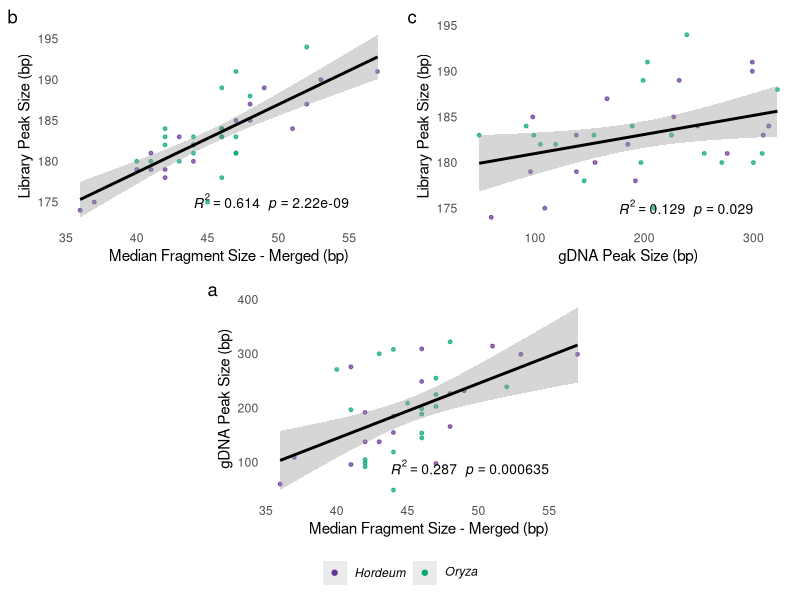
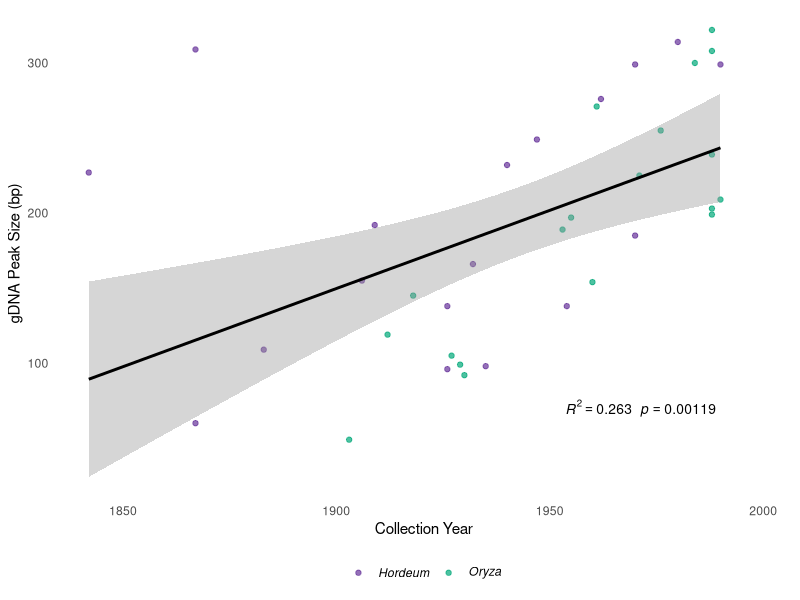
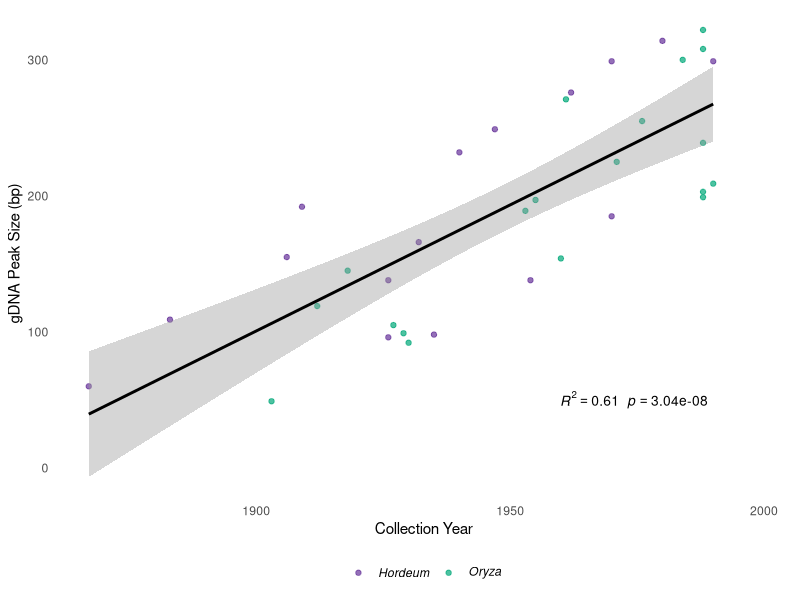

R code for these plots, in order:
#!/usr/bin/env Rscript
#------------------------------------------------------------------------------#
#            Patterns of aDNA Damage Through Time end Environments             #
#                      – lessons from herbarium specimens  -                   #
#                                                                              #
#                                   Script 03                                  #
#                                                                              #
#                      DATA ANALYSIS III - Fragment Size Subset:               #
#                                                                              #
# Uses a subset of the data, which contains information of peak sizes of gDNA  #
#            generated with capillary electrophoresis (TapeStation)            #
#------------------------------------------------------------------------------#

# Install required packages
# install.packages(c("gridExtra", "grid", "ggplot2"))

# Load required libraries
library(ggplot2)
library(grid)
library(gridExtra)

# Read data
d <- read.delim("aDNA_damage_screening_SUBSET_TAPESTATION_gDNA.txt", 
                row.names = NULL, stringsAsFactors = TRUE)

# Clean the data - convert "-" to NA and make numeric
d$gDNA_peak_size <- as.numeric(as.character(d$gDNA_peak_size))
d$Library_Peak_size <- as.numeric(as.character(d$Library_Peak_size))
d$MEDIAN_SIZE <- as.numeric(as.character(d$MEDIAN_SIZE))

# Define color palette
genus_colors <- c("Hordeum" = "#663399", "Oryza" = "#00A878")

#------------------------------------------------------------------------------#
#     1 - Regression analysis: Tapestation peaks vs merged fragment sizes      #
#------------------------------------------------------------------------------#

# Calculate correlations
# Plot 1: gDNA all samples
model1 <- lm(gDNA_peak_size ~ MEDIAN_SIZE, data = d)
r2_1 <- summary(model1)$r.squared
p_1 <- summary(model1)$coefficients[2, 4]

# Plot 2: Library all samples  
model2 <- lm(Library_Peak_size ~ MEDIAN_SIZE, data = d)
r2_2 <- summary(model2)$r.squared
p_2 <- summary(model2)$coefficients[2, 4]

# Plot 3: gDNA peak size vs Library peak size
model3 <- lm(Library_Peak_size ~ gDNA_peak_size, data = d)
r2_3 <- summary(model3)$r.squared
p_3 <- summary(model3)$coefficients[2, 4]

# Plot 1
P1_Frag_analysis <- ggplot(d, aes(x = MEDIAN_SIZE, y = gDNA_peak_size, color = Genus)) +
    geom_point(alpha = 0.7, size = 1) +
    geom_smooth(method = "lm", color = "black", se = TRUE) +
    scale_color_manual(values = genus_colors,
                       labels = c(expression(italic("Hordeum")),
                                  expression(italic("Oryza")))) +
    labs(x = "Median Fragment Size - Merged (bp)",
         y = "gDNA Peak Size (bp)",
         color = NULL) +
    theme_minimal() +
    theme(panel.grid = element_blank()) +
    annotate("text", size = 3.5, x = max(d$MEDIAN_SIZE, na.rm = TRUE) - 2, 
             y = min(d$gDNA_peak_size, na.rm = TRUE) + 40,
             label = sprintf("italic(R)^2 == %.3f~~italic(p) == %.3g", r2_1, p_1),
             parse = TRUE, hjust = 1)

# Plot 2
P2_Frag_analysis <- ggplot(d, aes(x = MEDIAN_SIZE, y = Library_Peak_size, color = Genus)) +
    geom_point(alpha = 0.7, size = 1) +
    geom_smooth(method = "lm", color = "black", se = TRUE) +
    scale_color_manual(values = genus_colors,
                       labels = c(expression(italic("Hordeum")),
                                  expression(italic("Oryza")))) +
    labs(x = "Median Fragment Size - Merged (bp)",
         y = "Library Peak Size (bp)",
         color = NULL) +
    theme_minimal() +
    theme(panel.grid = element_blank()) +
    annotate("text", size = 3.5, x = max(d$MEDIAN_SIZE, na.rm = TRUE) - 2, 
             y = 175,
             label = sprintf("italic(R)^2 == %.3f~~italic(p) == %.3g", r2_2, p_2),
             parse = TRUE, hjust = 1)

# Plot 3: gDNA peak size vs Library peak size
P3_Frag_analysis <- ggplot(d, aes(x = gDNA_peak_size, y = Library_Peak_size, color = Genus)) +
    geom_point(alpha = 0.7, size = 1) +
    geom_smooth(method = "lm", color = "black", se = TRUE) +
    scale_color_manual(values = genus_colors,
                       labels = c(expression(italic("Hordeum")),
                                  expression(italic("Oryza")))) +
    labs(x = "gDNA Peak Size (bp)",
         y = "Library Peak Size (bp)",
         color = NULL) +
    theme_minimal() +
    theme(panel.grid = element_blank()) +
    annotate("text", size = 3.5, x = 300, 
             y =175,
             label = sprintf("italic(R)^2 == %.3f~~italic(p) == %.3g", r2_3, p_3),
             parse = TRUE, hjust = 1)

# Remove legends from plots and add labels
P1_Frag_analysis <- P1_Frag_analysis + theme(legend.position = "none") + labs(tag = "a")
P2_Frag_analysis <- P2_Frag_analysis + theme(legend.position = "none") + labs(tag = "b")
P3_Frag_analysis <- P3_Frag_analysis + theme(legend.position = "none") + labs(tag = "c")

# Extract legend from one plot
legend <- ggplot(d, aes(x = MEDIAN_SIZE, y = Library_Peak_size, color = Genus)) +
    geom_point() +
    scale_color_manual(values = genus_colors,
                       labels = c(expression(italic("Hordeum")),
                                  expression(italic("Oryza")))) +
    theme(legend.position = "bottom") +
    guides(color = guide_legend(title = NULL))

legend_grob <- ggplotGrob(legend)$grobs[[which(sapply(ggplotGrob(legend)$grobs, function(x) x$name) == "guide-box")]]

# Combine plots: P1 and P2 on top, P3 centered at bottom (same size)
top_row <- arrangeGrob(P2_Frag_analysis, P3_Frag_analysis, ncol = 2)
bottom_row <- arrangeGrob(nullGrob(), P1_Frag_analysis, nullGrob(), ncol = 3, widths = c(1, 2, 1))

# Combine all plots with legend
grid.arrange(top_row, bottom_row, legend_grob, 
             heights = c(5, 5, 1), nrow = 3)


#------------------------------------------------------------------------------#
#          2 - Regression analysis: gDNA peak size ~ collection year           #
#------------------------------------------------------------------------------#

# gDNA peak size vs Collection_year - Combined regression
model_year_combined <- lm(gDNA_peak_size ~ Collection_year, data = d)
r2_year_combined <- summary(model_year_combined)$r.squared
p_year_combined <- summary(model_year_combined)$coefficients[2, 4]

# Plot
ggplot(d, aes(x = Collection_year, y = gDNA_peak_size, color = Genus)) +
    geom_point(alpha = 0.7, size = 1.5) +
    geom_smooth(method = "lm", se = TRUE, color = "black") +  # Single regression line in black
    scale_color_manual(values = genus_colors,
                       labels = c(expression(italic("Hordeum")),
                                  expression(italic("Oryza")))) +
    labs(x = "Collection Year",
         y = "gDNA Peak Size (bp)",
         color = NULL) +
    theme_minimal() +
    theme(panel.grid = element_blank(), legend.position = "bottom") +
    annotate("text", size = 3.5, x = max(d$Collection_year, na.rm = TRUE) - 10,
             y = 70,
             label = sprintf("italic(R)^2 == %.3f~~italic(p) == %.3g", r2_year_combined, p_year_combined),
             parse = TRUE, hjust = 1)

# Exclude outliers
d_filtered <- d[!d$Sample %in% c("HV0061", "HV0081"), ]

# gDNA peak size vs Collection_year - Combined regression (excluding outliers)
model_year_combined_filtered <- lm(gDNA_peak_size ~ Collection_year, data = d_filtered)
r2_year_combined_filtered <- summary(model_year_combined_filtered)$r.squared
p_year_combined_filtered <- summary(model_year_combined_filtered)$coefficients[2, 4]

# Plot
ggplot(d_filtered, aes(x = Collection_year, y = gDNA_peak_size, color = Genus)) +
    geom_point(alpha = 0.7, size = 1.5) +
    geom_smooth(method = "lm", se = TRUE, color = "black") +  # Single regression line in black
    scale_color_manual(values = genus_colors,
                       labels = c(expression(italic("Hordeum")),
                                  expression(italic("Oryza")))) +
    labs(x = "Collection Year",
         y = "gDNA Peak Size (bp)",
         color = NULL) +
    theme_minimal() +
    theme(panel.grid = element_blank(), legend.position = "bottom") +
    annotate("text", size = 3.5, x = max(d_filtered$Collection_year, na.rm = TRUE) - 10,
             y = 50,
             label = sprintf("italic(R)^2 == %.3f~~italic(p) == %.3g", r2_year_combined_filtered, p_year_combined_filtered),
             parse = TRUE, hjust = 1)
